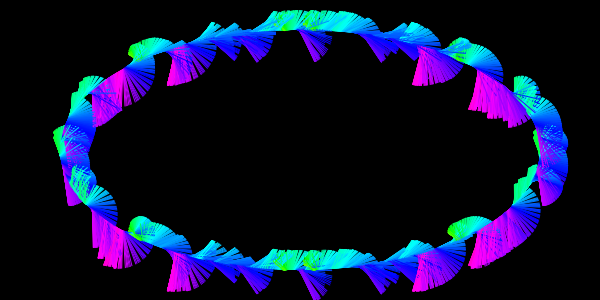
Frame 1 (no input)
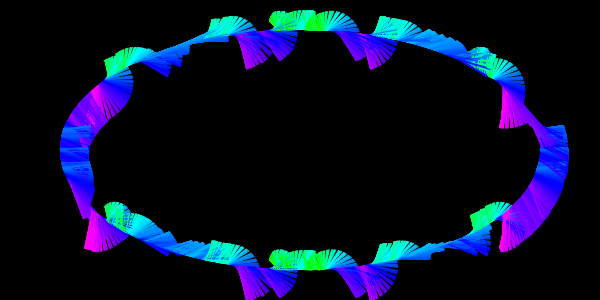
Frame 60 (the mouse pressed at the canvas centre just before this capture)
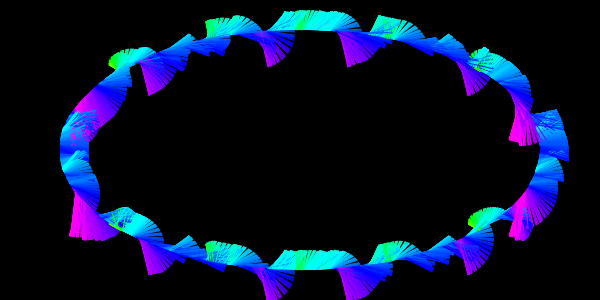
Frame 120 (the mouse held since frame 60 and released just before this capture)

The Processing sketch that drew these frames (run headless with seeded random() and noise(); from frame 60 on, the mouse is pressed at the canvas centre):

// Processing sketch: render_speed_test_1core
// ── render_speed_test_1core.pde
//12 real fps, frameRate=13.68, 10000 op. per frame, req. frameRate: 100

int f = 0;

void setup() {
  size(600, 300);
  colorMode(HSB, 1);
  noStroke();
  smooth();
  frameRate(100);
}

void draw() {
  background(0);

  float pTime = frameCount / 88.0;

  int i;
  for (i = 0; i <= 9999; i++) {
    float x = width*sin(i / 100.0 + pTime)*0.4;
    float y = height*cos(i / 100.0 + pTime)*0.4;
    float r = noise(x/20, y/20, pTime);
    fill(r*1.3, 1, 1);
    translate(width/2 + x, height/2 +y);
    rotate(10*r);
    rect(0, 0, 1, 60*r);
    resetMatrix();
  }

  if (f++ % 200 == 99) {
    println(nfc(1000.0*f / millis(), 1) + " real fps, frameRate=" + nfc(frameRate, 1) + 
      ", " + i + " op. per frame, req. frameRate: " + 100);
  }
}
